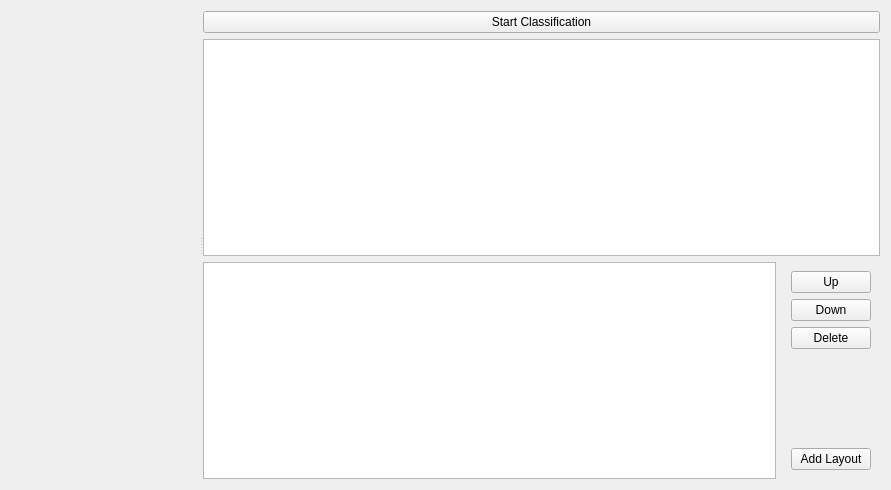
<?xml version="1.0" encoding="UTF-8"?>
<ui version="4.0">
 <class>Form</class>
 <widget class="QWidget" name="Form">
  <property name="geometry">
   <rect>
    <x>0</x>
    <y>0</y>
    <width>891</width>
    <height>490</height>
   </rect>
  </property>
  <property name="windowTitle">
   <string>Form</string>
  </property>
  <layout class="QVBoxLayout" name="verticalLayout_3">
   <item>
    <widget class="QSplitter" name="splitter">
     <property name="orientation">
      <enum>Qt::Horizontal</enum>
     </property>
     <widget class="VolumeEditorWidget" name="volumeEditorWidget">
      <property name="toolTip">
       <string>The current time</string>
      </property>
      <property name="whatsThis">
       <string>The analog clock widget displays the current time.</string>
      </property>
     </widget>
     <widget class="QWidget" name="">
      <layout class="QVBoxLayout" name="verticalLayout_2">
       <item>
        <widget class="QPushButton" name="StartClassificationButton">
         <property name="text">
          <string>Start Classification</string>
         </property>
        </widget>
       </item>
       <item>
        <widget class="LabelListView" name="labelListView">
         <property name="toolTip">
          <string>The current time</string>
         </property>
         <property name="whatsThis">
          <string>The analog clock widget displays the current time.</string>
         </property>
        </widget>
       </item>
       <item>
        <layout class="QHBoxLayout" name="horizontalLayout">
         <item>
          <widget class="LayerWidget" name="layerWidget">
           <property name="toolTip">
            <string>The current time</string>
           </property>
           <property name="whatsThis">
            <string>The analog clock widget displays the current time.</string>
           </property>
          </widget>
         </item>
         <item>
          <widget class="QWidget" name="" native="true">
           <layout class="QVBoxLayout" name="verticalLayout">
            <item>
             <widget class="QPushButton" name="UpButton">
              <property name="text">
               <string>Up</string>
              </property>
             </widget>
            </item>
            <item>
             <widget class="QPushButton" name="DownButton">
              <property name="text">
               <string>Down</string>
              </property>
             </widget>
            </item>
            <item>
             <widget class="QPushButton" name="DeleteButton">
              <property name="text">
               <string>Delete</string>
              </property>
             </widget>
            </item>
            <item>
             <spacer name="verticalSpacer">
              <property name="orientation">
               <enum>Qt::Vertical</enum>
              </property>
              <property name="sizeHint" stdset="0">
               <size>
                <width>20</width>
                <height>40</height>
               </size>
              </property>
             </spacer>
            </item>
            <item>
             <widget class="QPushButton" name="AddLayOutButton">
              <property name="text">
               <string>Add Layout</string>
              </property>
             </widget>
            </item>
           </layout>
          </widget>
         </item>
        </layout>
       </item>
      </layout>
     </widget>
    </widget>
   </item>
  </layout>
 </widget>
 <customwidgets>
  <customwidget>
   <class>LayerWidget</class>
   <extends>QListView</extends>
   <header>volumeeditor.layerWidget</header>
  </customwidget>
  <customwidget>
   <class>VolumeEditorWidget</class>
   <extends>QWidget</extends>
   <header>volumeeditor.volumeEditorWidget</header>
  </customwidget>
  <customwidget>
   <class>LabelListView</class>
   <extends>QTableView</extends>
   <header>labelListView</header>
  </customwidget>
 </customwidgets>
 <resources/>
 <connections/>
</ui>
